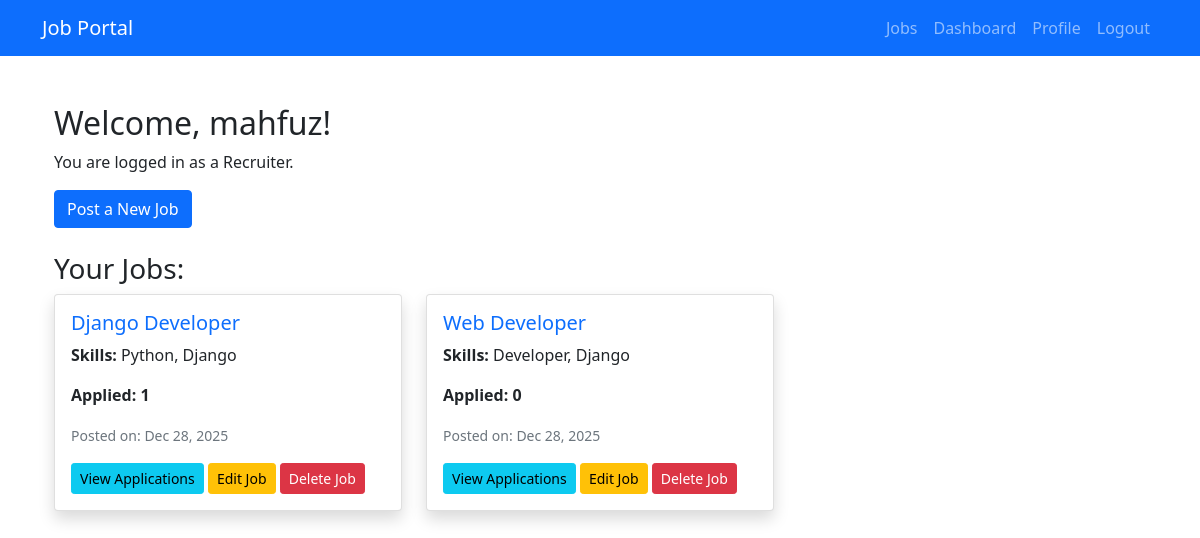
The app's page /dashboard/ (signed in) with its own data.
### JobPortal/models.py (models this page shows, shortened)
class Job(models.Model):
    CATEGORY_CHOICES = [
        ("tech", "Technology"),
        ("finance", "Finance"),
        ("healthcare", "Healthcare"),
        ("education", "Education"),
        ("other", "Other"),
    ]
    title = models.CharField(max_length=200)
    recruiter = models.ForeignKey(User, on_delete=models.CASCADE, related_name="jobs")
    number_of_openings = models.PositiveIntegerField()
    category = models.CharField(max_length=20, choices=CATEGORY_CHOICES)
    description = models.TextField()
    skills_required = models.TextField()
    created_at = models.DateTimeField(auto_now_add=True)

### JobPortal/views.py (the view, shortened to what this page needs)
# urls.py: path("dashboard/", views.dashboard, name="dashboard"),
@login_required
def dashboard(request):
    profile, created = UserProfile.objects.get_or_create(user=request.user)
    if profile.user_type == "recruiter":
        jobs = Job.objects.filter(recruiter=request.user).annotate(
            applied_count=Count("applications")
        )
        return render(request, "portal/recruiter_dashboard.html", {"jobs": jobs})

### JobPortal/templates/portal/recruiter_dashboard.html (shortened to what this page needs)
{% extends 'portal/base.html' %}
{% block content %}
<div class="container mt-5">
    <h2>Welcome, {{ user.username }}!</h2>
    <p>You are logged in as a Recruiter.</p>
    <div class="mb-4">
        <a href="{% url 'portal:post_job' %}" class="btn btn-primary">Post a New Job</a>
    </div>
    <h3>Your Jobs:</h3>
    {% if jobs %}
        <div class="row">
            {% for job in jobs %}
                <div class="col-md-4 mb-4">
                    <div class="card shadow">
                        <div class="card-body">
                            <h5 class="card-title"><a href="{% url 'portal:job_details' job.id %}" class="text-decoration-none">{{ job.title }}</a></h5>
                            <p class="card-text"><strong>Skills:</strong> {{ job.skills_required }}</p>
                            <p class="card-text"><strong>Applied: {{ job.applied_count }} </strong></p>
                            <small class="text-muted">Posted on: {{ job.created_at|date:"M d, Y" }}</small>
                            <div class="mt-3">
                                <a href="{% url 'portal:manage_applications' job.id %}" class="btn btn-sm btn-info">View Applications</a>
                                <a href="{% url 'portal:edit_job' job.id %}" class="btn btn-sm btn-warning">Edit Job</a>
                                <a href="{% url 'portal:delete_job' job.id %}" class="btn btn-sm btn-danger">Delete Job</a>
                            </div>
                        </div>
                    </div>
                </div>
            {% endfor %}
        </div>
    {% else %}
        <p>You haven't posted any jobs yet.</p>
    {% endif %}
</div>
{% endblock %}

### records on screen
Job: title "Django Developer", skills_required "Python, Django", applied_count "1", created_at "Dec 28, 2025"
Job: title "Web Developer", skills_required "Developer, Django", applied_count "0", created_at "Dec 28, 2025"

### other values on screen
{{ user.username }} "mahfuz"
